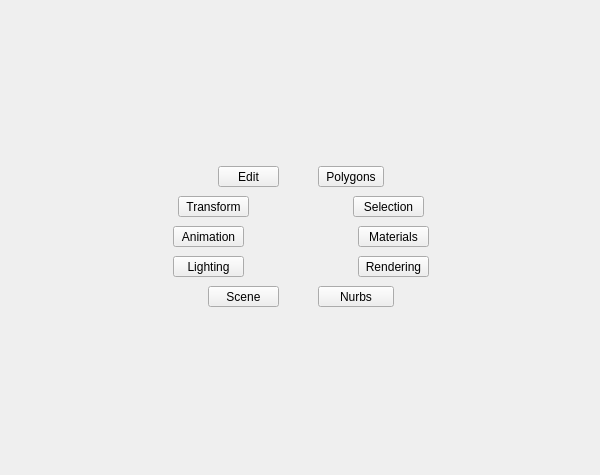
<?xml version="1.0" encoding="UTF-8"?>
<ui version="4.0">
 <class>QtUi</class>
 <widget class="QMainWindow" name="QtUi">
  <property name="enabled">
   <bool>true</bool>
  </property>
  <property name="geometry">
   <rect>
    <x>0</x>
    <y>0</y>
    <width>600</width>
    <height>475</height>
   </rect>
  </property>
  <property name="sizePolicy">
   <sizepolicy hsizetype="Ignored" vsizetype="Ignored">
    <horstretch>0</horstretch>
    <verstretch>0</verstretch>
   </sizepolicy>
  </property>
  <property name="minimumSize">
   <size>
    <width>600</width>
    <height>475</height>
   </size>
  </property>
  <property name="maximumSize">
   <size>
    <width>16777215</width>
    <height>16777215</height>
   </size>
  </property>
  <property name="toolButtonStyle">
   <enum>Qt::ToolButtonIconOnly</enum>
  </property>
  <property name="tabShape">
   <enum>QTabWidget::Triangular</enum>
  </property>
  <property name="dockNestingEnabled">
   <bool>true</bool>
  </property>
  <property name="dockOptions">
   <set>QMainWindow::AllowNestedDocks|QMainWindow::AllowTabbedDocks|QMainWindow::AnimatedDocks|QMainWindow::ForceTabbedDocks</set>
  </property>
  <widget class="QWidget" name="widget">
   <property name="sizePolicy">
    <sizepolicy hsizetype="Ignored" vsizetype="Ignored">
     <horstretch>0</horstretch>
     <verstretch>0</verstretch>
    </sizepolicy>
   </property>
   <layout class="QGridLayout" name="gridLayout">
    <property name="leftMargin">
     <number>0</number>
    </property>
    <property name="topMargin">
     <number>0</number>
    </property>
    <property name="rightMargin">
     <number>0</number>
    </property>
    <property name="bottomMargin">
     <number>0</number>
    </property>
    <property name="spacing">
     <number>0</number>
    </property>
    <item row="0" column="1">
     <widget class="QWidget" name="staticWindow" native="true">
      <layout class="QGridLayout" name="gridLayout_2">
       <property name="leftMargin">
        <number>0</number>
       </property>
       <property name="topMargin">
        <number>0</number>
       </property>
       <property name="rightMargin">
        <number>0</number>
       </property>
       <property name="bottomMargin">
        <number>0</number>
       </property>
       <property name="spacing">
        <number>0</number>
       </property>
       <item row="0" column="0">
        <layout class="QVBoxLayout" name="main_layout">
         <property name="spacing">
          <number>0</number>
         </property>
         <item>
          <spacer name="verticalSpacer_5">
           <property name="orientation">
            <enum>Qt::Vertical</enum>
           </property>
           <property name="sizeHint" stdset="0">
            <size>
             <width>20</width>
             <height>40</height>
            </size>
           </property>
          </spacer>
         </item>
         <item>
          <widget class="QWidget" name="widget_A" native="true">
           <property name="minimumSize">
            <size>
             <width>0</width>
             <height>150</height>
            </size>
           </property>
           <layout class="QVBoxLayout" name="verticalLayout_3">
            <property name="spacing">
             <number>0</number>
            </property>
            <property name="leftMargin">
             <number>0</number>
            </property>
            <property name="topMargin">
             <number>0</number>
            </property>
            <property name="rightMargin">
             <number>0</number>
            </property>
            <property name="bottomMargin">
             <number>0</number>
            </property>
            <item>
             <widget class="Region" name="region_A" native="true"/>
            </item>
           </layout>
          </widget>
         </item>
         <item>
          <widget class="QWidget" name="main" native="true">
           <property name="minimumSize">
            <size>
             <width>285</width>
             <height>142</height>
            </size>
           </property>
           <property name="maximumSize">
            <size>
             <width>999</width>
             <height>999</height>
            </size>
           </property>
           <widget class="QPushButton" name="i003">
            <property name="geometry">
             <rect>
              <x>50</x>
              <y>120</y>
              <width>71</width>
              <height>21</height>
             </rect>
            </property>
            <property name="minimumSize">
             <size>
              <width>0</width>
              <height>21</height>
             </size>
            </property>
            <property name="maximumSize">
             <size>
              <width>16777215</width>
              <height>21</height>
             </size>
            </property>
            <property name="accessibleName">
             <string>scene</string>
            </property>
            <property name="text">
             <string>Scene</string>
            </property>
           </widget>
           <widget class="QPushButton" name="i007">
            <property name="geometry">
             <rect>
              <x>60</x>
              <y>0</y>
              <width>61</width>
              <height>21</height>
             </rect>
            </property>
            <property name="minimumSize">
             <size>
              <width>0</width>
              <height>21</height>
             </size>
            </property>
            <property name="maximumSize">
             <size>
              <width>16777215</width>
              <height>21</height>
             </size>
            </property>
            <property name="accessibleName">
             <string>edit</string>
            </property>
            <property name="text">
             <string>Edit</string>
            </property>
           </widget>
           <widget class="QPushButton" name="i060">
            <property name="geometry">
             <rect>
              <x>20</x>
              <y>30</y>
              <width>71</width>
              <height>21</height>
             </rect>
            </property>
            <property name="minimumSize">
             <size>
              <width>0</width>
              <height>21</height>
             </size>
            </property>
            <property name="maximumSize">
             <size>
              <width>16777215</width>
              <height>21</height>
             </size>
            </property>
            <property name="accessibleName">
             <string>transform</string>
            </property>
            <property name="text">
             <string>Transform</string>
            </property>
           </widget>
           <widget class="QPushButton" name="i012">
            <property name="geometry">
             <rect>
              <x>200</x>
              <y>60</y>
              <width>71</width>
              <height>21</height>
             </rect>
            </property>
            <property name="minimumSize">
             <size>
              <width>0</width>
              <height>21</height>
             </size>
            </property>
            <property name="maximumSize">
             <size>
              <width>16777215</width>
              <height>21</height>
             </size>
            </property>
            <property name="accessibleName">
             <string>materials</string>
            </property>
            <property name="text">
             <string>Materials</string>
            </property>
           </widget>
           <widget class="QPushButton" name="i013">
            <property name="geometry">
             <rect>
              <x>15</x>
              <y>60</y>
              <width>71</width>
              <height>21</height>
             </rect>
            </property>
            <property name="minimumSize">
             <size>
              <width>0</width>
              <height>21</height>
             </size>
            </property>
            <property name="maximumSize">
             <size>
              <width>16777215</width>
              <height>21</height>
             </size>
            </property>
            <property name="accessibleName">
             <string>animation</string>
            </property>
            <property name="text">
             <string>Animation</string>
            </property>
           </widget>
           <widget class="QPushButton" name="i010">
            <property name="geometry">
             <rect>
              <x>160</x>
              <y>0</y>
              <width>66</width>
              <height>21</height>
             </rect>
            </property>
            <property name="minimumSize">
             <size>
              <width>0</width>
              <height>21</height>
             </size>
            </property>
            <property name="maximumSize">
             <size>
              <width>16777215</width>
              <height>21</height>
             </size>
            </property>
            <property name="accessibleName">
             <string>polygons</string>
            </property>
            <property name="text">
             <string>Polygons</string>
            </property>
           </widget>
           <widget class="QPushButton" name="i009">
            <property name="geometry">
             <rect>
              <x>195</x>
              <y>30</y>
              <width>71</width>
              <height>21</height>
             </rect>
            </property>
            <property name="minimumSize">
             <size>
              <width>0</width>
              <height>21</height>
             </size>
            </property>
            <property name="maximumSize">
             <size>
              <width>16777215</width>
              <height>21</height>
             </size>
            </property>
            <property name="accessibleName">
             <string>selection</string>
            </property>
            <property name="text">
             <string>Selection</string>
            </property>
           </widget>
           <widget class="QPushButton" name="i015">
            <property name="geometry">
             <rect>
              <x>200</x>
              <y>90</y>
              <width>71</width>
              <height>21</height>
             </rect>
            </property>
            <property name="minimumSize">
             <size>
              <width>0</width>
              <height>21</height>
             </size>
            </property>
            <property name="maximumSize">
             <size>
              <width>16777215</width>
              <height>21</height>
             </size>
            </property>
            <property name="accessibleName">
             <string>rendering</string>
            </property>
            <property name="text">
             <string>Rendering</string>
            </property>
           </widget>
           <widget class="QPushButton" name="i011">
            <property name="geometry">
             <rect>
              <x>160</x>
              <y>120</y>
              <width>76</width>
              <height>21</height>
             </rect>
            </property>
            <property name="minimumSize">
             <size>
              <width>0</width>
              <height>21</height>
             </size>
            </property>
            <property name="maximumSize">
             <size>
              <width>16777215</width>
              <height>21</height>
             </size>
            </property>
            <property name="accessibleName">
             <string>nurbs</string>
            </property>
            <property name="text">
             <string>Nurbs</string>
            </property>
           </widget>
           <widget class="QPushButton" name="i014">
            <property name="geometry">
             <rect>
              <x>15</x>
              <y>90</y>
              <width>71</width>
              <height>21</height>
             </rect>
            </property>
            <property name="minimumSize">
             <size>
              <width>0</width>
              <height>21</height>
             </size>
            </property>
            <property name="maximumSize">
             <size>
              <width>16777215</width>
              <height>21</height>
             </size>
            </property>
            <property name="accessibleName">
             <string>lighting</string>
            </property>
            <property name="text">
             <string>Lighting</string>
            </property>
           </widget>
          </widget>
         </item>
         <item>
          <widget class="QWidget" name="widget_B" native="true">
           <property name="minimumSize">
            <size>
             <width>0</width>
             <height>150</height>
            </size>
           </property>
           <layout class="QVBoxLayout" name="verticalLayout_4">
            <property name="spacing">
             <number>0</number>
            </property>
            <property name="leftMargin">
             <number>0</number>
            </property>
            <property name="topMargin">
             <number>0</number>
            </property>
            <property name="rightMargin">
             <number>0</number>
            </property>
            <property name="bottomMargin">
             <number>0</number>
            </property>
            <item>
             <widget class="Region" name="region_B" native="true"/>
            </item>
           </layout>
          </widget>
         </item>
         <item>
          <spacer name="verticalSpacer_6">
           <property name="orientation">
            <enum>Qt::Vertical</enum>
           </property>
           <property name="sizeHint" stdset="0">
            <size>
             <width>28</width>
             <height>40</height>
            </size>
           </property>
          </spacer>
         </item>
        </layout>
       </item>
      </layout>
     </widget>
    </item>
    <item row="0" column="0">
     <spacer name="horizontalSpacer">
      <property name="orientation">
       <enum>Qt::Horizontal</enum>
      </property>
      <property name="sizeHint" stdset="0">
       <size>
        <width>40</width>
        <height>20</height>
       </size>
      </property>
     </spacer>
    </item>
    <item row="0" column="2">
     <spacer name="horizontalSpacer_2">
      <property name="orientation">
       <enum>Qt::Horizontal</enum>
      </property>
      <property name="sizeHint" stdset="0">
       <size>
        <width>40</width>
        <height>20</height>
       </size>
      </property>
     </spacer>
    </item>
   </layout>
  </widget>
 </widget>
 <customwidgets>
  <customwidget>
   <class>Region</class>
   <extends>QWidget</extends>
   <header>widgets.region.h</header>
   <container>1</container>
  </customwidget>
 </customwidgets>
 <resources/>
 <connections/>
 <designerdata>
  <property name="gridDeltaX">
   <number>5</number>
  </property>
  <property name="gridDeltaY">
   <number>10</number>
  </property>
  <property name="gridSnapX">
   <bool>true</bool>
  </property>
  <property name="gridSnapY">
   <bool>true</bool>
  </property>
  <property name="gridVisible">
   <bool>true</bool>
  </property>
 </designerdata>
</ui>
